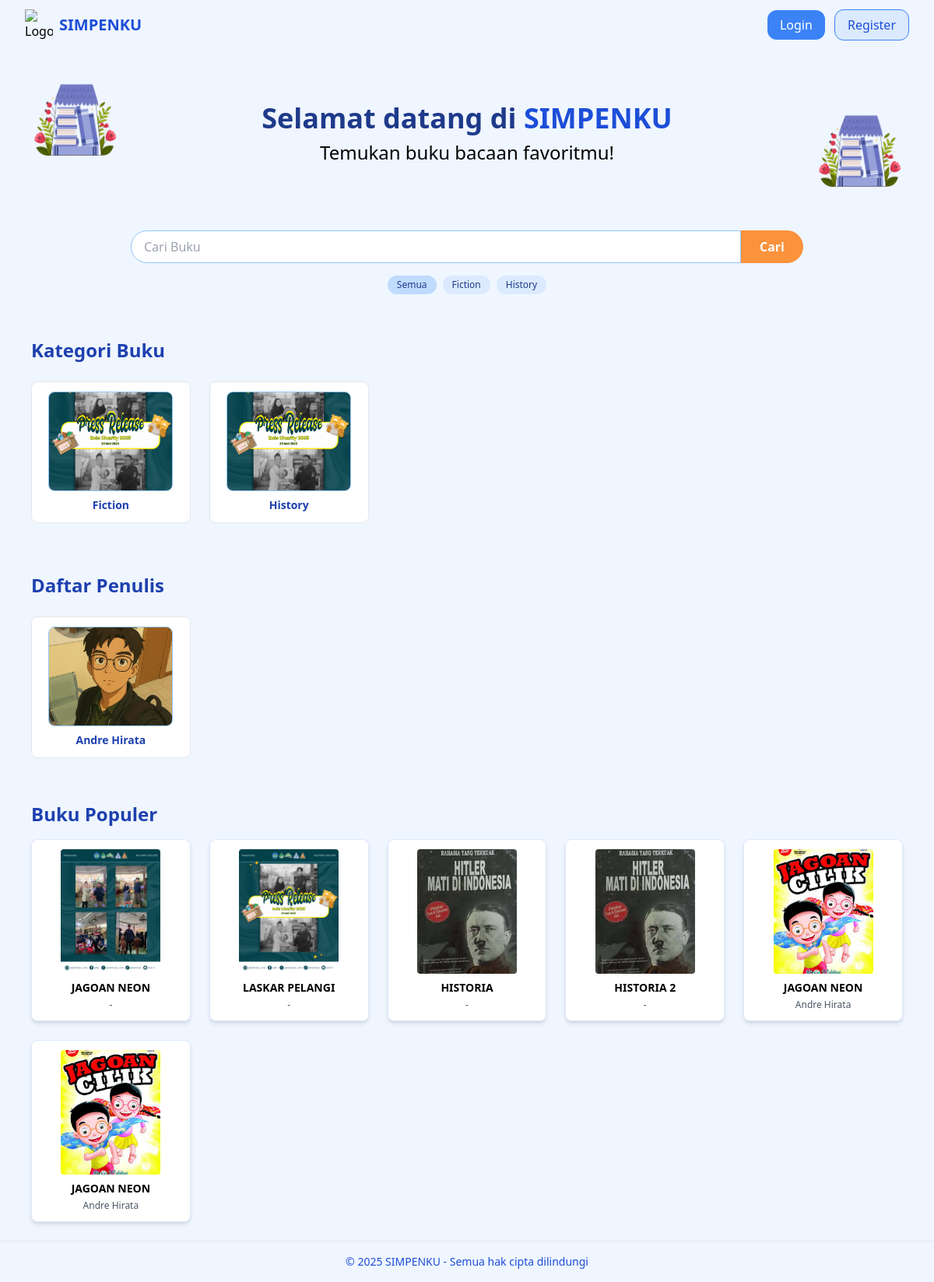
The page / on the database its author committed.
### tables this page shows
CREATE TABLE `kategori` (
  `id` int NOT NULL,
  `nama_kategori` varchar(100) NOT NULL,
  `deskripsi` text,
  `created_at` timestamp NULL DEFAULT CURRENT_TIMESTAMP,
  `foto_kategori` varchar(255) DEFAULT NULL
);

CREATE TABLE `penulis` (
  `id` int NOT NULL,
  `nama_penulis` varchar(100) NOT NULL,
  `foto` varchar(255) DEFAULT NULL,
  `bio` text,
  `tanggal_lahir` date DEFAULT NULL,
  `kebangsaan` varchar(100) DEFAULT NULL,
  `jenis_kelamin` enum('Laki-laki','Perempuan') DEFAULT NULL
);

CREATE TABLE `buku` (
  `id` int NOT NULL,
  `judul` varchar(255) NOT NULL,
  `penerbit` varchar(100) DEFAULT NULL,
  `tahun_terbit` year DEFAULT NULL,
  `kategori_id` int DEFAULT NULL,
  `jumlah` int DEFAULT '1',
  `status` enum('tersedia','dipinjam','tidak tersedia') DEFAULT 'tersedia',
  `created_at` timestamp NULL DEFAULT CURRENT_TIMESTAMP,
  `foto` varchar(255) DEFAULT NULL,
  `penulis_id` int DEFAULT NULL
);

### index.php (the view, shortened to what this page needs)
<?php
include 'includes/db.php';
$search = $_GET['search'] ?? '';
$where = [];
$where_sql = $where ? "WHERE " . implode(" AND ", $where) : "";
$kategori = mysqli_query($conn, "SELECT * FROM kategori");
$penulis = mysqli_query($conn, "SELECT * FROM penulis");
$buku = mysqli_query($conn, "
    SELECT buku.*, penulis.nama_penulis, kategori.nama_kategori
    FROM buku
    LEFT JOIN penulis ON buku.penulis_id = penulis.id
    LEFT JOIN kategori ON buku.kategori_id = kategori.id
    $where_sql
");
?>
<!DOCTYPE html>
<html lang="id">
<head>
  <script src="https://cdn.tailwindcss.com"></script>
</head>
<body class="bg-blue-50 flex flex-col min-h-screen">
  <nav class="bg-blue-50 shadow-none py-3 px-8 flex justify-between items-center">
    <div class="flex items-center gap-2">
      <img src="https://img.icons8.com/color/48/000000/books.png" class="w-9" alt="Logo">
      <span class="text-xl font-bold text-blue-700">SIMPENKU</span>
    </div>
    <div>
      <a href="login.php"
        class="bg-blue-500 text-white px-4 py-2 rounded-xl mr-2 hover:bg-blue-600 transition">Login</a>
      <a href="register.php"
        class="bg-blue-100 text-blue-700 px-4 py-2 rounded-xl border border-blue-500 hover:bg-blue-200 transition">Register</a>
    </div>
  </nav>
  <section class="bg-blue-50 py-8">
    <div class="max-w-6xl mx-auto flex items-center justify-between px-4">
      <img src="uploads/gambar00.png" class="w-24 md:w-28 hidden md:block -mt-10" alt="Gambar kiri">
      <div class="text-center flex-1">
        <h1 class="text-3xl md:text-4xl font-extrabold text-blue-900">
          Selamat datang di <span class="text-blue-700">SIMPENKU</span>
        </h1>
        <p class="text-lg md:text-2xl font-medium text-black mt-2">Temukan buku bacaan favoritmu!</p>
      </div>
      <img src="uploads/gambar00.png" class="w-24 md:w-28 hidden md:block mt-10" alt="Gambar kanan">
    </div>
  </section>
  <section class="bg-blue-50 py-4">
    <div class="max-w-4xl mx-auto px-4">
      <form method="get" class="flex w-full mb-4">
        <input name="search" value="<?= htmlspecialchars($search) ?>"
          class="flex-1 rounded-l-full border border-blue-300 px-4 py-2 focus:outline-none" type="text"
          placeholder="Cari Buku">
        <button type="submit"
          class="rounded-r-full bg-orange-400 text-white px-6 py-2 font-bold hover:bg-orange-500 transition">
          Cari
        </button>
      </form>
      <div class="flex flex-wrap gap-2 justify-center mb-2">
        <a href="?"
          class="px-3 py-1 rounded-full bg-blue-200 hover:bg-blue-400 text-blue-900 text-xs font-medium">Semua</a>
        <?php
        mysqli_data_seek($kategori, 0);
        while ($kat = mysqli_fetch_assoc($kategori)): ?>
          <a href="?kategori=<?= $kat['id'] ?>"
            class="px-3 py-1 rounded-full bg-blue-100 hover:bg-blue-400 text-blue-900 text-xs font-medium">
            <?= htmlspecialchars($kat['nama_kategori']) ?>
          </a>
        <?php endwhile; ?>
      </div>
    </div>
  </section>
  <section class= "py-8 ">
    <div class="max-w-6xl mx-auto px-4">
      <h2 class="text-2xl font-bold text-blue-800 mb-6">Kategori Buku</h2>
      <div class="grid grid-cols-2 sm:grid-cols-3 md:grid-cols-4 lg:grid-cols-5 gap-6">
        <?php
        mysqli_data_seek($kategori, 0);
        while ($kat = mysqli_fetch_assoc($kategori)): ?>
          <a href="?kategori=<?= $kat['id'] ?>"
            class="flex flex-col items-center bg-white border rounded-lg p-3 hover:shadow transition">
            <img
              src="uploads/kategori/<?= !empty($kat['foto_kategori']) ? htmlspecialchars($kat['foto_kategori']) : 'default_kategori.png' ?>"
              alt="<?= htmlspecialchars($kat['nama_kategori']) ?>"
              class="w-40 h-32 object-cover rounded-lg mb-2 border border-blue-300">
            <span class="text-sm font-semibold text-center text-blue-800">
              <?= htmlspecialchars($kat['nama_kategori']) ?>
            </span>
          </a>
        <?php endwhile; ?>
      </div>
    </div>
  </section>
  <section class= "py-8 ">
    <div class="max-w-6xl mx-auto px-4">
      <h2 class="text-2xl font-bold text-blue-800 mb-6">Daftar Penulis</h2>
      <div class="grid grid-cols-2 sm:grid-cols-3 md:grid-cols-4 lg:grid-cols-5 gap-6">
        <?php
        mysqli_data_seek($penulis, 0);
        while ($kat = mysqli_fetch_assoc($penulis)): ?>
          <a href="?kategori=<?= $kat['id'] ?>"
            class="flex flex-col items-center bg-white border rounded-lg p-3 hover:shadow transition">
            <img
              src="uploads/penulis/<?= !empty($kat['foto']) ? htmlspecialchars($kat['foto']) : 'default_penulis.png' ?>"
              alt="<?= htmlspecialchars($kat['nama_penulis']) ?>"
              class="w-40 h-32 object-cover rounded-lg mb-2 border border-blue-300">
            <span class="text-sm font-semibold text-center text-blue-800">
              <?= htmlspecialchars($kat['nama_penulis']) ?>
            </span>
          </a>
        <?php endwhile; ?>
      </div>
    </div>
  </section>
  <section class="flex-1 py-6">
    <div class="max-w-6xl mx-auto px-4">
      <h2 class="text-2xl font-bold text-blue-800 mb-4"><?= $search ? "Hasil Pencarian" : "Buku Populer" ?></h2>
      <div class="grid grid-cols-2 sm:grid-cols-3 md:grid-cols-4 lg:grid-cols-5 gap-6">
        <?php
        if (mysqli_num_rows($buku) > 0):
          while ($row = mysqli_fetch_assoc($buku)): ?>
            <div class="bg-white shadow-md rounded-lg p-3 flex flex-col items-center border border-blue-100">
              <img src="uploads/buku/<?= !empty($row['foto']) ? htmlspecialchars($row['foto']) : 'default.png' ?>"
                class="h-40 w-32 object-cover rounded mb-2" alt="cover">
              <span class="font-bold text-sm text-center text-black mb-1">
                <?= strtoupper(htmlspecialchars($row['judul'])) ?>
              </span>
              <span class="text-xs text-gray-600 text-center">
                <?= htmlspecialchars($row['nama_penulis'] ?? '-') ?>
              </span>
            </div>
          <?php endwhile;
        else: ?>
          <p class="col-span-5 text-center text-gray-500">Tidak ada buku ditemukan.</p>
        <?php endif; ?>
      </div>
    </div>
  </section>
  <footer class="w-full text-center py-4 bg-blue-50 text-blue-700 text-sm border-t">
    &copy; <?= date('Y') ?> SIMPENKU - Semua hak cipta dilindungi
  </footer>
</body>
</html>

### rows shown on the page
kategori: nama_kategori "Fiction", foto_kategori (picture)
kategori: nama_kategori "History", foto_kategori (picture)
penulis: foto (picture), nama_penulis "Andre Hirata"
buku: foto (picture), judul "JAGOAN NEON", nama_penulis "-"
buku: foto (picture), judul "LASKAR PELANGI", nama_penulis "-"
buku: foto (picture), judul "HISTORIA", nama_penulis "-"
buku: foto (picture), judul "HISTORIA 2", nama_penulis "-"
buku: foto (picture), judul "JAGOAN NEON", penulis.nama_penulis "Andre Hirata"
buku: foto (picture), judul "JAGOAN NEON", penulis.nama_penulis "Andre Hirata"
